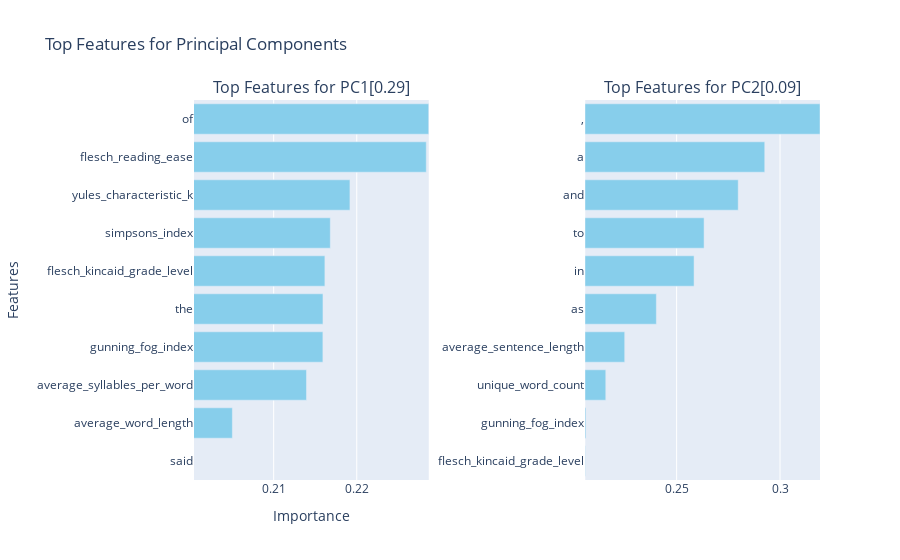

Notebook code cell kept with this figure:
### Code cell
pca_analysis_visualization = WritingStylePCAAnalysisVisualization(pca_analysis_results=pca_analysis_results)
pca_analysis_visualization.visualize_top_features(pca_analysis_results)

### Figure 1 — Plotly figure (JSON) as saved in the notebook; plotly's stock layout.template omitted (floating-point values rounded to 4 significant figures)
{"data": [{"marker": {"color": "skyblue"}, "name": "Top Features for PC1[0.29]", "orientation": "h", "type": "bar", "x": [0.2287, 0.2284, 0.2192, 0.2168, 0.2162, 0.2159, 0.2159, 0.2139, 0.205, 0.2004], "xaxis": "x", "y": ["of", "flesch_reading_ease", "yules_characteristic_k", "simpsons_index", "flesch_kincaid_grade_level", "the", "gunning_fog_index", "average_syllables_per_word", "average_word_length", "said"], "yaxis": "y"}, {"marker": {"color": "skyblue"}, "name": "Top Features for PC2[0.09]", "orientation": "h", "type": "bar", "x": [0.3193, 0.2926, 0.2798, 0.2633, 0.2584, 0.2402, 0.2249, 0.2157, 0.2061, 0.2058], "xaxis": "x2", "y": [",", "a", "and", "to", "in", "as", "average_sentence_length", "unique_word_count", "gunning_fog_index", "flesch_kincaid_grade_level"], "yaxis": "y2"}], "layout": {"annotations": [{"font": {"size": 16}, "showarrow": false, "text": "Top Features for PC1[0.29]", "x": 0.1875, "xanchor": "center", "xref": "paper", "y": 1, "yanchor": "bottom", "yref": "paper"}, {"font": {"size": 16}, "showarrow": false, "text": "Top Features for PC2[0.09]", "x": 0.8125, "xanchor": "center", "xref": "paper", "y": 1, "yanchor": "bottom", "yref": "paper"}], "showlegend": false, "title": {"text": "Top Features for Principal Components"}, "xaxis": {"anchor": "y", "domain": [0, 0.375], "range": [0.2004, 0.2287], "title": {"text": "Importance"}}, "xaxis2": {"anchor": "y2", "domain": [0.625, 1], "range": [0.2058, 0.3193]}, "yaxis": {"anchor": "x", "autorange": "reversed", "domain": [0, 1], "title": {"text": "Features"}}, "yaxis2": {"anchor": "x2", "autorange": "reversed", "domain": [0, 1]}}}
